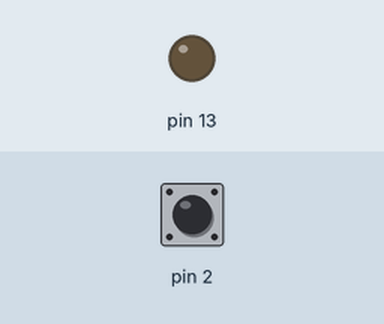
Simulated run of this sketch. Board: Arduino Uno, built with avr-gcc and run on an emulated ATmega328P. Shown: output pins drawn as LEDs (lit = HIGH). Dashed ring = blinking. The test bench sets the inputs (shaded band); at power-on: pin 2 HIGH. What the sketch prints to the serial monitor is not drawn.

Above: at 1.2 s.
1.3 s: pin 2 pulled LOW for 0.15 s
At 1.38 s:
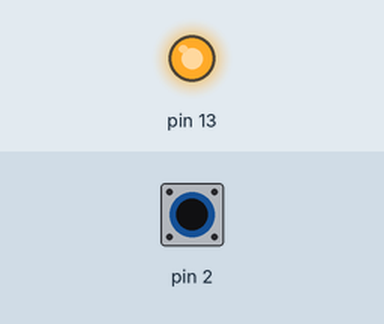
2.9 s: pin 2 pulled LOW for 3.2 s
At 7.3 s:
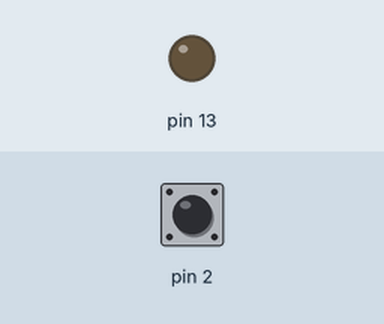
7.6 s: pin 2 pulsed LOW 2 times (0.12 s each, 0.3 s apart)
At 7.66 s:
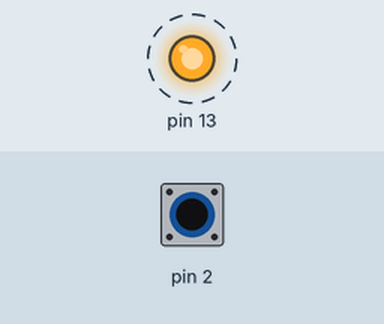
Timing chart, 0 to 10.6 s (numbered marks = the images above; inputs shaded):
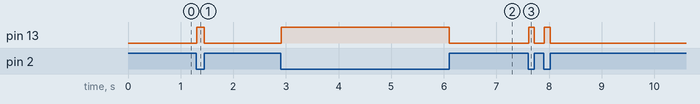

The sketch:

Debounce.ino
```cpp
int state = 0; //현재 버튼의 상태
void setup()
{
  pinMode(2, INPUT_PULLUP); //내부 풀업 저항을 사용하는 버튼 입력
  pinMode(13, OUTPUT);  //13번 핀을 출력으로 설정

  Serial.begin(9600); //UART 통신 초기화
}

unsigned char button_pressed()
{
  if(!digitalRead(2)){  //첫 번째 검사
    delay(10);
    if(!digitalRead(2)) return 1; //두 번째 검사
  }

  return 0;
}

void loop()
{
  if(button_pressed()){ //버튼이 눌러진 경우
    if(state == 0)
      Serial.write('*');
      //Serial.print('print');
      state = 1;
      digitalWrite(13, HIGH);
  }
  else
  {                 //버튼이 눌러지지 않은 경우
    state = 0;
    digitalWrite(13, LOW);
  }
}
```

Measured:
- after the input at 1.3 s, pin 13: LOW → HIGH at once, → LOW 0.14 s later
- after the input at 2.9 s, pin 13: LOW → HIGH at once, → LOW 3.2 s later
- after the input at 7.6 s, pin 13: alternates HIGH for 0.11 s and LOW for 0.19 s, 4 changes in all, then stays LOW, starting at once
